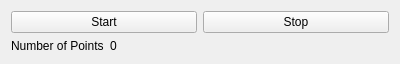
<?xml version="1.0" encoding="UTF-8"?>
<ui version="4.0">
 <class>ThreadExample</class>
 <widget class="QWidget" name="ThreadExample">
  <property name="geometry">
   <rect>
    <x>0</x>
    <y>0</y>
    <width>400</width>
    <height>64</height>
   </rect>
  </property>
  <property name="windowTitle">
   <string>Thread Example</string>
  </property>
  <layout class="QVBoxLayout" name="verticalLayout">
   <item>
    <layout class="QHBoxLayout" name="horizontalLayout">
     <item>
      <widget class="QPushButton" name="startButton">
       <property name="toolTip">
        <string>Creats a new scenaro than creates a new platform and uses a thread to generate the position data</string>
       </property>
       <property name="text">
        <string>Start</string>
       </property>
      </widget>
     </item>
     <item>
      <widget class="QPushButton" name="stopButton">
       <property name="toolTip">
        <string>Stops the thread and puts the scenario in File mode</string>
       </property>
       <property name="text">
        <string>Stop</string>
       </property>
      </widget>
     </item>
    </layout>
   </item>
   <item>
    <layout class="QHBoxLayout" name="horizontalLayout_2">
     <item>
      <widget class="QLabel" name="label">
       <property name="sizePolicy">
        <sizepolicy hsizetype="Fixed" vsizetype="Preferred">
         <horstretch>0</horstretch>
         <verstretch>0</verstretch>
        </sizepolicy>
       </property>
       <property name="toolTip">
        <string>The number of data points added to the platform</string>
       </property>
       <property name="text">
        <string>Number of Points</string>
       </property>
      </widget>
     </item>
     <item>
      <widget class="QLabel" name="numberLabel">
       <property name="text">
        <string>0</string>
       </property>
      </widget>
     </item>
    </layout>
   </item>
  </layout>
 </widget>
 <resources/>
 <connections/>
</ui>
